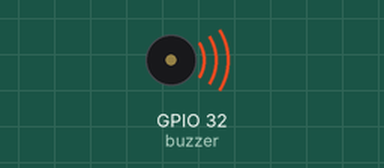
A program run on a simulated ESP32 board running MicroPython. Parts: buzzer (waves = sounding). At 5.5 s the program stops and its outputs stay as they are.

Above: at 0.1 s.
At 5.6 s:
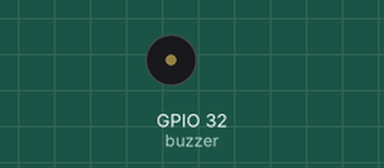
Timing chart, 0 to 7.0 s (numbered marks = the images above):
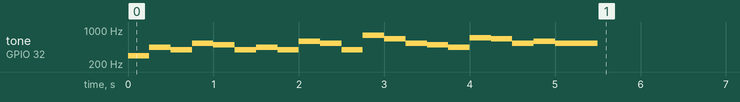

The program:

pj4_1_music.py
```python
from machine import Pin, PWM
from time import sleep
buzzer = PWM(Pin(32))

buzzer.duty(1000)

# Happy birthday
buzzer.freq(294)
sleep(0.25)
buzzer.freq(440)
sleep(0.25)
buzzer.freq(392)
sleep(0.25)
buzzer.freq(532)
sleep(0.25)
buzzer.freq(494)
sleep(0.25)
buzzer.freq(392)
sleep(0.25)
buzzer.freq(440)
sleep(0.25)
buzzer.freq(392)
sleep(0.25)
buzzer.freq(587)
sleep(0.25)
buzzer.freq(532)
sleep(0.25)
buzzer.freq(392)
sleep(0.25)
buzzer.freq(784)
sleep(0.25)
buzzer.freq(659)
sleep(0.25)
buzzer.freq(532)
sleep(0.25)
buzzer.freq(494)
sleep(0.25)
buzzer.freq(440)
sleep(0.25)
buzzer.freq(698)
sleep(0.25)
buzzer.freq(659)
sleep(0.25)
buzzer.freq(532)
sleep(0.25)
buzzer.freq(587)
sleep(0.25)
buzzer.freq(532)
sleep(0.5)
buzzer.duty(0)
```

Measured:
- by itself, tone on GPIO 32 (buzzer): plays 294 Hz for 0.25 s, 440 Hz for 0.25 s, 392 Hz for 0.25 s, 532 Hz for 0.25 s, 494 Hz for 0.25 s, 392 Hz for 0.25 s … (21 notes in this stretch)
